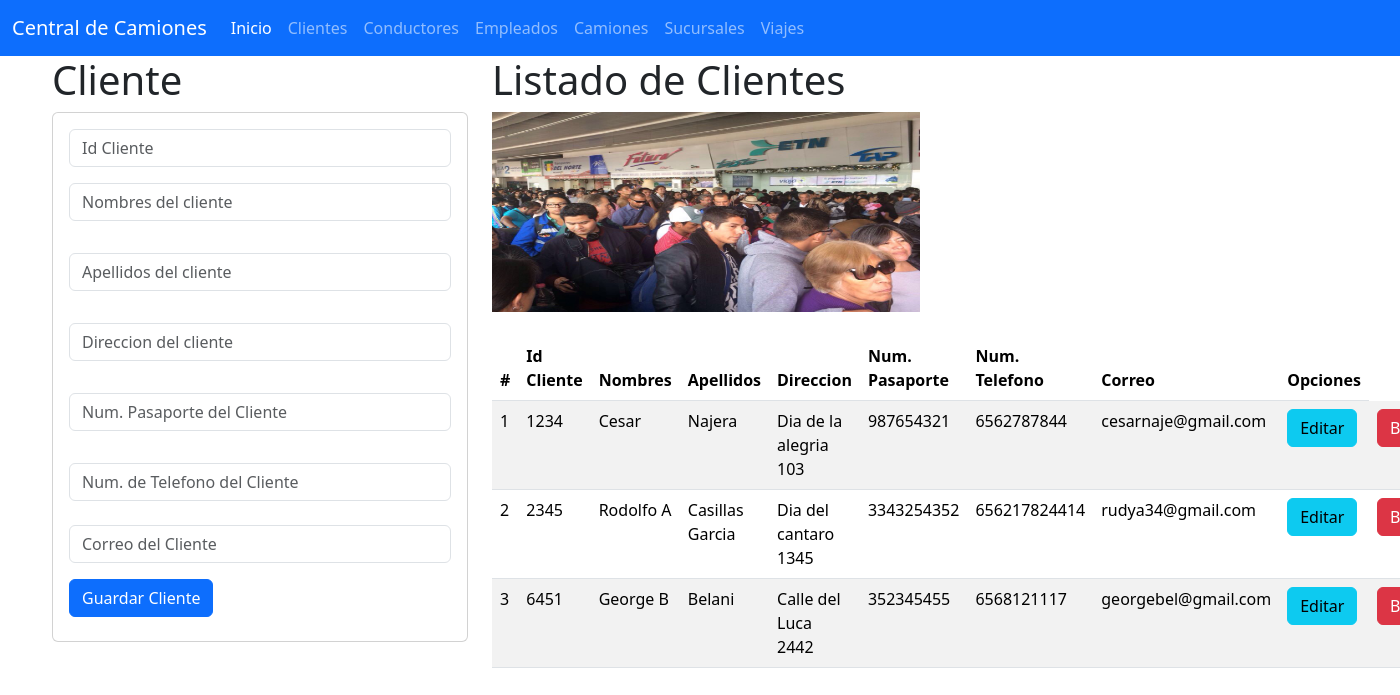
Screenshot of /clientes with the database file from the repository.
### cliente_app/models.py (models this page shows, shortened)
class Cliente(models.Model):
    id_cliente=models.CharField(primary_key=True,max_length=6)
    Nombres=models.CharField(max_length=50)
    Apellidos=models.CharField(max_length=50)
    Direccion=models.CharField(max_length=50)
    Numpasaporte=models.CharField(max_length=50)
    Numerotelefono=models.CharField(max_length=10)
    Correoelectronico=models.CharField(max_length=10)

### cliente_app/views.py (the view)
# urls.py: path("clientes", views.inicio_vistaClientes, name="clientes"),
def inicio_vistaClientes(request):
    losclientes=Cliente.objects.all()
    return render(request,"gestionarClientes.html",{"misclientes":losclientes})

### cliente_app/templates/gestionarClientes.html (shortened to what this page needs)
    {% extends "base.html" %}
    {% block cuerpo %}
    {% load static %}
    <div class="row">
    <div class="col-sm-12 col-md-4 col-lg-4 col-xl-4">
    <h1> Cliente</h1>
    <div class="card">
    <div class="card-body">
        <form action="registrarCliente/" method="POST"> {% csrf_token %}
        <div class="form-group">
            <input type="text" id="txtidcliente" name="txtidcliente" class="form-control"
            placeholder="Id Cliente" minlenght="1" maxlenght="6" required>
        </div>
        <div class="form-group py-3">
            <input type="text" id="txtnombres" name="txtnombres" class="form-control"
            placeholder="Nombres del cliente" maxlenght="100" required>
        </div>
        <div class="form-group py-3">
            <input type="text" id="txtapellidos" name="txtapellidos" class="form-control"
            placeholder="Apellidos del cliente" maxlenght="50" required>
        </div>
        <div class="form-group py-3">
            <input type="text" id="txtdireccion" name="txtdireccion" class="form-control"
            placeholder="Direccion del cliente" maxlenght="50" required>
        </div>
        <div class="form-group py-3">
            <input type="text" id="txtnumpasa" name="txtnumpasa" class="form-control"
            placeholder="Num. Pasaporte del Cliente" maxlenght="50" required>
        </div>
        <div class="form-group py-3">
            <input type="text" id="txtnumtel" name="txtnumtel" class="form-control"
            placeholder="Num. de Telefono del Cliente" maxlenght="50" required>
        </div>
        <div class="form-group py-2">
            <input type="text" id="txtcorreo" name="txtcorreo" class="form-control"
            placeholder="Correo del Cliente" maxlenght="50" required>
        </div>
        <div class="form-group py-2">
            <button type="submit" class="btn btn-primary">Guardar Cliente</button>
        </div>
        </form>
    </div>
    </div>
    </div>
    <div class="col-sm-12 col-md-8 col-lg-8 col-xl-8">
        <h1>
            Listado de Clientes
        </h1>
        <img class="w-50" src="{% static 'img/clientes.jpeg' %}" alt="najera" width="200" height="200"> </img>
        <br>
        <br>
            <table class="table table-striped">
                <thead>
                <tr>
                    <th scope="col">#</th>
                    <th scope="col">Id Cliente</th>
                    <th scope="col">Nombres</th>
                    <th scope="col">Apellidos</th>
                    <th scope="col">Direccion</th>
                    <th scope="col">Num. Pasaporte</th>
                    <th scope="col">Num. Telefono</th>
                    <th scope="col">Correo</th>
                    <th> Opciones </th>
                </tr>
                </thead>
                <tbody>
                {% for m in misclientes %}
                <tr>
                    <td> {{forloop.counter}} </td>
                    <td> {{m.id_cliente}} </td>
                    <td> {{m.Nombres}} </td>
                    <td> {{m.Apellidos}} </td>
                    <td> {{m.Direccion}} </td>
                    <td> {{m.Numpasaporte}} </td>
                    <td> {{m.Numerotelefono}} </td>
                    <td> {{m.Correoelectronico}} </td>
                    <td> <a href="seleccionarCliente/{{m.id_cliente}}" class="btn btn-info" >Editar</a></td>
                    <td> <a href="borrarCliente/{{m.id_cliente}}" class="btn btn-danger" >Borrar</a></td>
                </tr>
                {% endfor %}
                </tbody>
            </table>
    {% endblock %}

### rows the page displays
Cliente: id_cliente "1234", Nombres "Cesar", Apellidos "Najera", Direccion "Dia de la alegria 103", Numpasaporte "987654321", Numerotelefono "6562787844", Correoelectronico "cesarnaje@gmail.com"
Cliente: id_cliente "2345", Nombres "Rodolfo A", Apellidos "Casillas Garcia", Direccion "Dia del cantaro 1345", Numpasaporte "3343254352", Numerotelefono "656217824414", Correoelectronico "rudya34@gmail.com"
Cliente: id_cliente "6451", Nombres "George B", Apellidos "Belani", Direccion "Calle del Luca 2442", Numpasaporte "352345455", Numerotelefono "6568121117", Correoelectronico "georgebel@gmail.com"
